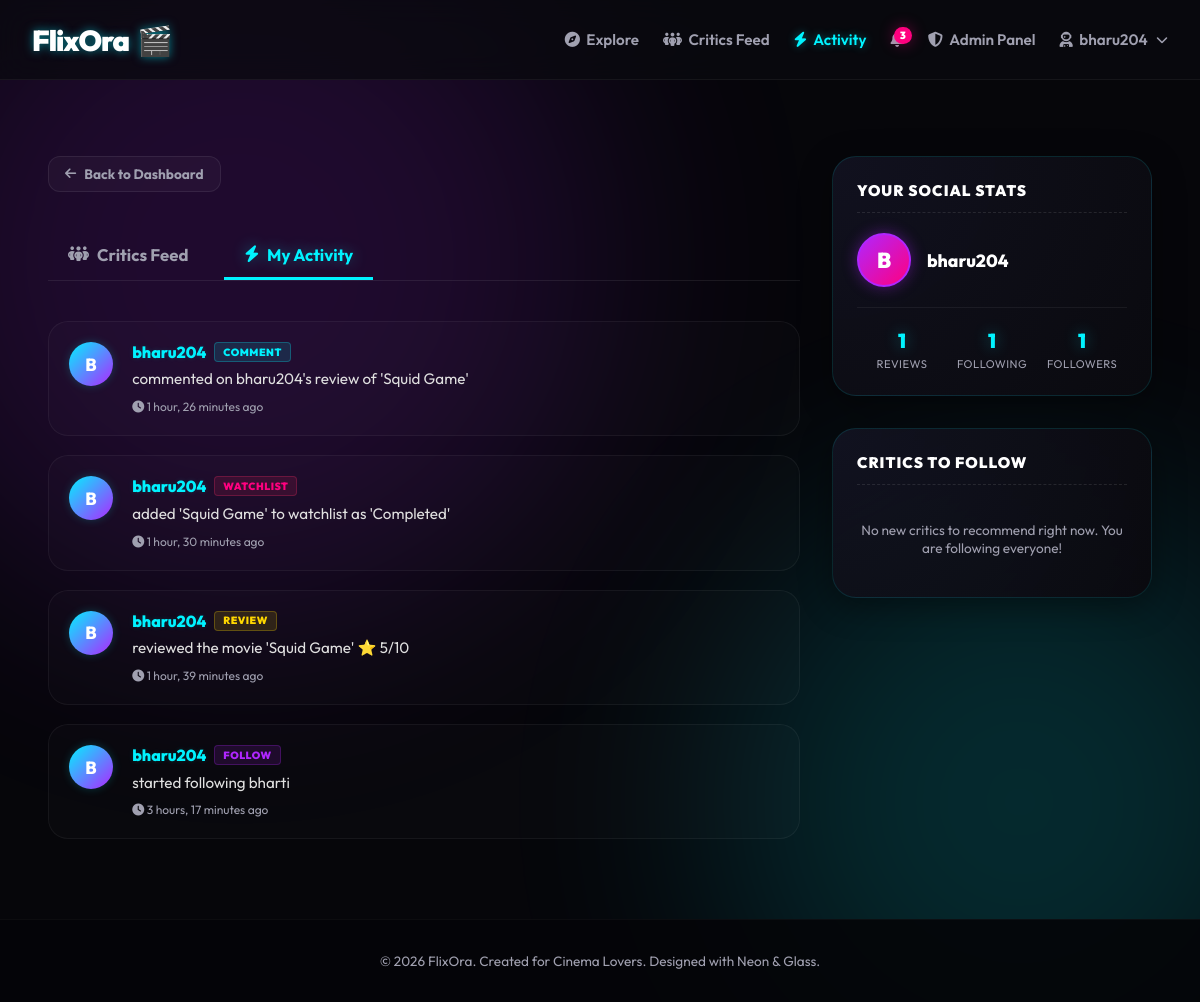
Screenshot of /feed/activity/ (signed in) with the database file from the repository.
### userapp/models.py (models this page shows, shortened)
class Profile(models.Model):
    user = models.OneToOneField(User, on_delete=models.CASCADE, related_name='profile')
    bio = models.TextField(blank=True, default='')
    profile_picture = models.ImageField(upload_to='profiles/', blank=True, null=True)
    verified = models.BooleanField(default=False)
    class Meta:
        db_table = 'movies_profile'
    @property
    def unread_notifications_count(self):
        return self.user.notifications.filter(is_read=False).count()

class ActivityFeed(models.Model):
    user = models.ForeignKey(User, on_delete=models.CASCADE, related_name='activities')
    action_text = models.CharField(max_length=500)
    created_at = models.DateTimeField(auto_now_add=True)
    class Meta:
        db_table = 'movies_activityfeed'

### userapp/views.py (the view)
# urls.py: path('feed/activity/', views.global_activity_feed, name='activity_feed'),
@login_required
def global_activity_feed(request):
    activities = ActivityFeed.objects.filter(user=request.user).select_related('user', 'user__profile').order_by('-created_at')[:40]
    user_reviews_count = Review.objects.filter(user=request.user).count()
    user_following_count = Follow.objects.filter(follower=request.user).count()
    user_followers_count = Follow.objects.filter(following=request.user).count()
    already_following = Follow.objects.filter(follower=request.user).values_list('following_id', flat=True)
    who_to_follow = User.objects.exclude(id=request.user.id).exclude(id__in=already_following).select_related('profile')[:5]
    return render(request, 'user/activity_feed.html', {
        'activities': activities,
        'user_reviews_count': user_reviews_count,
        'user_following_count': user_following_count,
        'user_followers_count': user_followers_count,
        'who_to_follow': who_to_follow,
    })

### templates/user/activity_feed.html (shortened to what this page needs)
{% extends 'base.html' %}
{% load static %}
{% block content %}
<div class="social-hub-container">
    <div class="social-hub-main">
        <a href="{% url 'dashboard' %}" class="btn-back">
            <i class="fa-solid fa-arrow-left"></i> Back to Dashboard
        </a>
        <div class="social-hub-tabs">
            <a href="{% url 'following_feed' %}" class="social-hub-tab-btn">
                <i class="fa-solid fa-people-group"></i> Critics Feed
            </a>
            <a href="{% url 'activity_feed' %}" class="social-hub-tab-btn active">
                <i class="fa-solid fa-bolt"></i> My Activity
            </a>
        </div>
        <div class="activities-container">
            {% for activity in activities %}
            <div class="activity-log-card">
                <div class="activity-avatar" style="background: linear-gradient(135deg, var(--neon-cyan), var(--neon-purple));">
                    {{ activity.user.username|make_list|first|upper }}
                </div>
                <div class="activity-body">
                    <div class="activity-header-row">
                        <a href="{% url 'user_profile' activity.user.username %}" class="activity-username">
                            {{ activity.user.username }}
                        </a>
                        {% if "reviewed" in activity.action_text %}
                            <span class="activity-action-badge badge-review">Review</span>
                        {% elif "commented" in activity.action_text %}
                            <span class="activity-action-badge badge-comment">Comment</span>
                        {% elif "following" in activity.action_text %}
                            <span class="activity-action-badge badge-follow">Follow</span>
                        {% elif "watchlist" in activity.action_text %}
                            <span class="activity-action-badge badge-watchlist">Watchlist</span>
                        {% else %}
                            <span class="activity-action-badge badge-default">Update</span>
                        {% endif %}
                    </div>
                    <p class="activity-text">
                        {{ activity.action_text }}
                    </p>
                    <span class="activity-time">
                        <i class="fa-solid fa-clock"></i> {{ activity.created_at|timesince }} ago
                    </span>
                </div>
            </div>
            {% endfor %}
        </div>
    </div>
    <div class="social-hub-sidebar">
        <div class="sidebar-card user-profile-summary-card">
            <div class="sidebar-card-header">Your Social Stats</div>
            <div class="user-summary-body">
                <div class="user-summary-avatar" style="background: linear-gradient(135deg, var(--neon-purple), var(--neon-pink));">
                    {{ user.username|make_list|first|upper }}
                </div>
                <div class="user-summary-info">
                    <div class="user-summary-name">
                        {{ user.username }}
                    </div>
                </div>
            </div>
            <div class="user-stats-row">
                <div class="stat-box">
                    <span class="stat-num">{{ user_reviews_count }}</span>
                    <span class="stat-label">Reviews</span>
                </div>
                <div class="stat-box" style="cursor: pointer;" onclick="openConnectionsModal('{{ user.username }}', 'following')">
                    <span class="stat-num" id="currentUserFollowingCount">{{ user_following_count }}</span>
                    <span class="stat-label">Following</span>
                </div>
                <div class="stat-box" style="cursor: pointer;" onclick="openConnectionsModal('{{ user.username }}', 'followers')">
                    <span class="stat-num">{{ user_followers_count }}</span>
                    <span class="stat-label">Followers</span>
                </div>
            </div>
        </div>
        <div class="sidebar-card who-to-follow-card">
            <div class="sidebar-card-header">Critics to Follow</div>
            <div class="who-to-follow-list">
                {% for critic in who_to_follow %}
                <div class="who-to-follow-item">
                    <div class="critic-item-avatar">
                        {{ critic.username|make_list|first|upper }}
                    </div>
                    <div class="critic-item-info">
                        <a href="{% url 'user_profile' critic.username %}" class="critic-item-name">
                            {{ critic.username }}
                        </a>
                        {% if critic.profile.verified %}<i class="fa-solid fa-circle-check verified-badge" style="color: var(--neon-yellow); font-size:0.75rem;"></i>{% endif %}
                    </div>
                    <button class="btn-follow-toggle compact-follow" data-username="{{ critic.username }}">
                        Follow
                    </button>
                </div>
                {% empty %}
                <div class="no-recommendations-text">No new critics to recommend right now. You are following everyone!</div>
                {% endfor %}
            </div>
        </div>
    </div>
</div>
{% endblock %}

### templates/base.html (shortened to what this page needs)
{% load static %}
<!DOCTYPE html>
<html lang="en">
<head>
    <link rel="stylesheet" href="https://cdnjs.cloudflare.com/ajax/libs/font-awesome/6.4.0/css/all.min.css">
    <link rel="stylesheet" href="{% static 'css/style.css' %}?v=4.8">
</head>
<body>
    <div class="glow-bg glow-purple"></div>
    <div class="glow-bg glow-cyan"></div>
    {% block navbar %}
    <nav class="navbar">
        <div class="nav-container">
            <a href="{% url 'dashboard' %}" class="brand-logo">
                FlixOra <span class="logo-neon">🎬</span>
            </a>
            <div class="nav-links" id="navLinks">
                {% if user.is_authenticated %}
                    {% if user.is_staff or user.is_superuser %}
                        {% if '/admin/' in request.path or request.resolver_match.url_name == 'admin_dashboard' or request.resolver_match.url_name == 'add_movie' or request.resolver_match.url_name == 'edit_movie' or request.resolver_match.url_name == 'delete_movie' %}
                            <a href="{% url 'dashboard' %}" class="nav-link">
                                <i class="fa-solid fa-globe"></i> Visit Site
                            </a>
                            <a href="{% url 'admin_dashboard' %}" class="nav-link {% if request.resolver_match.url_name == 'admin_dashboard' %}active{% endif %}">
                                <i class="fa-solid fa-shield-halved"></i> Admin Panel
                            </a>
                        {% else %}
                            <a href="{% url 'dashboard' %}" class="nav-link {% if request.resolver_match.url_name == 'dashboard' %}active{% endif %}">
                                <i class="fa-solid fa-compass"></i> Explore
                            </a>
                            <a href="{% url 'following_feed' %}" class="nav-link {% if request.resolver_match.url_name == 'following_feed' %}active{% endif %}">
                                <i class="fa-solid fa-people-group"></i> Critics Feed
                            </a>
                            <a href="{% url 'activity_feed' %}" class="nav-link {% if request.resolver_match.url_name == 'activity_feed' %}active{% endif %}">
                                <i class="fa-solid fa-bolt"></i> Activity
                            </a>
                            <a href="{% url 'notifications' %}" class="nav-link notification-bell {% if request.resolver_match.url_name == 'notifications' %}active{% endif %}" style="position: relative;">
                                {% if user.profile.unread_notifications_count > 0 %}
                                    <span class="bell-badge">{{ user.profile.unread_notifications_count }}</span>
                                {% endif %}
                            </a>
                            <a href="{% url 'admin_dashboard' %}" class="nav-link {% if request.resolver_match.url_name == 'admin_dashboard' %}active{% endif %}">
                                <i class="fa-solid fa-shield-halved"></i> Admin Panel
                            </a>
                        {% endif %}
                    {% endif %}
                    <div class="profile-dropdown" id="profileDropdown">
                        <a href="#" class="nav-link dropdown-toggle" id="dropdownToggle">
                            <i class="fa-solid fa-user-astronaut"></i> {{ user.username }} <i class="fa-solid fa-chevron-down" style="font-size: 0.75rem; margin-left: 2px;"></i>
                        </a>
                    </div>
                {% else %}
                    <a href="{% url 'login' %}" class="nav-link {% if request.resolver_match.url_name == 'login' %}active{% endif %}">Login</a>
                    <a href="{% url 'register' %}" class="btn-neon">Register</a>
                {% endif %}
            </div>
        </div>
    </nav>
    {% endblock %}
    <main class="main-content">
        {% block content %}{% endblock %}
    </main>
    <footer class="footer">
        <p>&copy; 2026 FlixOra. Created for Cinema Lovers. Designed with Neon & Glass.</p>
    </footer>
</body>
</html>

### rows the page displays
ActivityFeed: user.username|make_list "B", user.username "bharu204", shows "COMMENT", action_text "commented on bharu204's review of 'Squid Game'", created_at "1 hour, 26 minutes"
ActivityFeed: user.username|make_list "B", user.username "bharu204", shows "WATCHLIST", action_text "added 'Squid Game' to watchlist as 'Completed'", created_at "1 hour, 30 minutes"
ActivityFeed: user.username|make_list "B", user.username "bharu204", shows "REVIEW", action_text "reviewed the movie 'Squid Game' ⭐ 5/10", created_at "1 hour, 39 minutes"
ActivityFeed: user.username|make_list "B", user.username "bharu204", shows "FOLLOW", action_text "started following bharti", created_at "3 hours, 17 minutes"

### other values shown
{{ user.profile.unread_notifications_count }} "3"
{{ user.username }} "bharu204"
{{ user.username|make_list|first|upper }} "B"
{{ user_reviews_count }} "1"
{{ user_following_count }} "1"
{{ user_followers_count }} "1"
